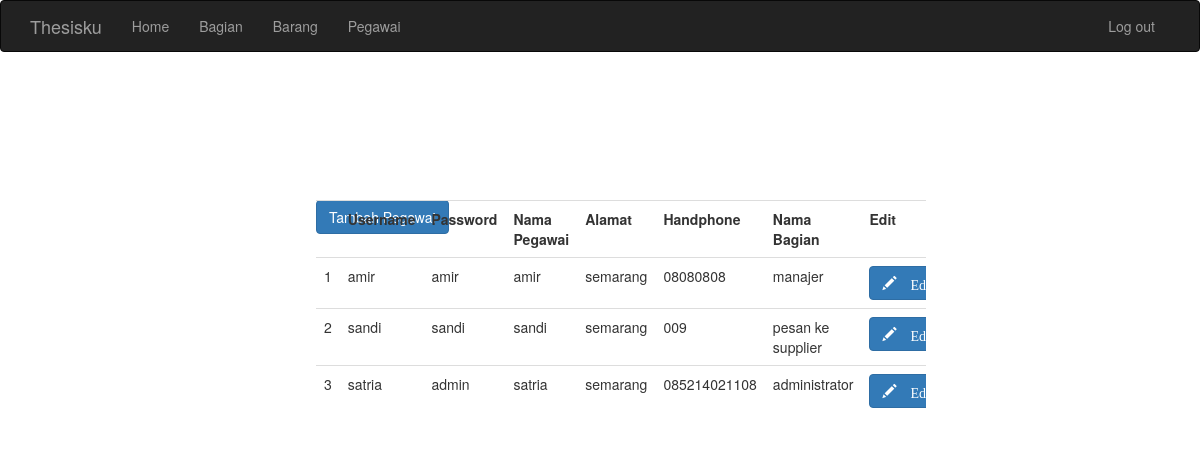
The app's page /admin/pegawai/index.php, older data.
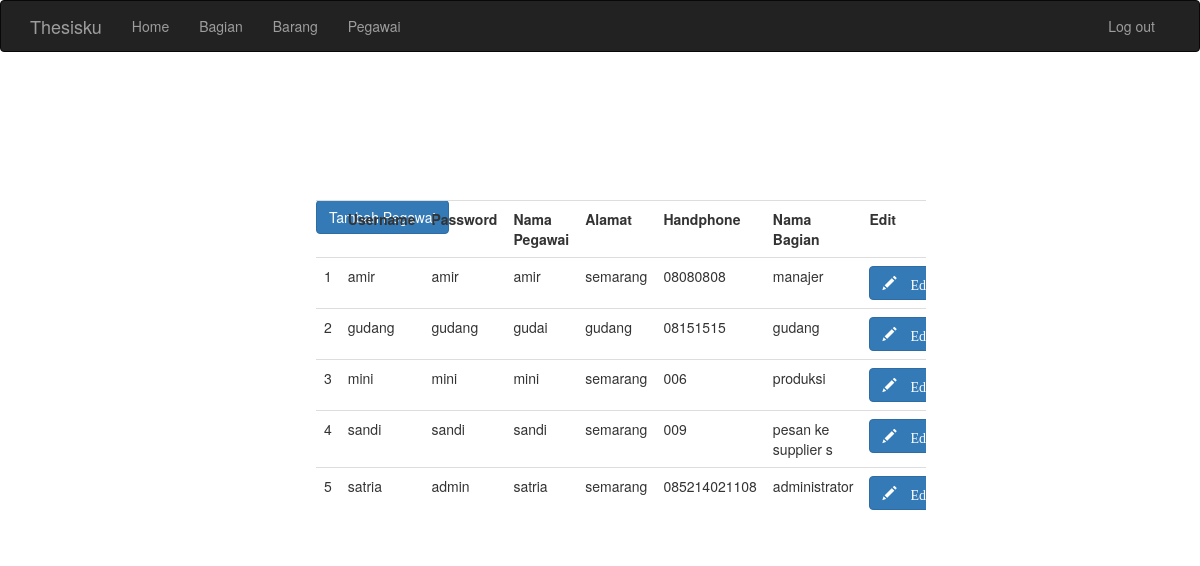
The same page, newer data.
### tables this page shows
CREATE TABLE `pegawai` (
  `id_pegawai` int(16) NOT NULL,
  `username` varchar(32) NOT NULL,
  `password` varchar(16) NOT NULL,
  `nama_pegawai` varchar(32) NOT NULL,
  `alamat_pegawai` varchar(64) NOT NULL,
  `hp_pegawai` varchar(16) NOT NULL,
  `id_bagian` int(8) NOT NULL
);

CREATE TABLE `bagian` (
  `id_bagian` int(8) NOT NULL,
  `nama_bagian` varchar(32) NOT NULL
);

### admin/pegawai/pegawai_konek.php (called while the page is built, shortened)
<?php
include "../../class/config.php";
include "../../class/pegawai.php";
	$d1 = new database();
	$conn = $d1->koneksidatabase();
	$PegawaiList = new pegawai($conn);
	$PegawaiList->PegawaiList();
	$DaftarPegawai = $PegawaiList->PegawaiList();
?>

### class/pegawai.php (called while the page is built, shortened)
<?php
	class pegawai
	{
		private $conn;
		function __construct($conn) {
			$this->conn = $conn;
		}
		function PegawaiList ()
		{
			$sqlPegawaiList = $this->conn->query("SELECT id_pegawai, username, password, nama_pegawai, alamat_pegawai, hp_pegawai, nama_bagian FROM pegawai NATURAL JOIN bagian ORDER BY nama_pegawai ASC ");
			while ($row = $sqlPegawaiList->fetch_assoc())
			{
				$data [] = $row;
			}
			return $data;
		}
	}
?>

### admin/pegawai/pegawai_tabel.php (the view, shortened to what this page needs)
<div class="container-fluid">
	<div class="row">
        <div class="col-md-8 col-md-offset-2">
            <div class="table-responsive">
                <table class="table">
                    <tr>
                        <th> </th>
                        <th> Username </th>
                        <th> Password </th>
                        <th> Nama Pegawai </th>
                        <th> Alamat </th>
                        <th> Handphone </th>
                        <th> Nama Bagian </th>
                        <th> Edit </th>
                    </tr>
                    <tr>
                    <?php
                        foreach ($DaftarPegawai as $key => $data) {
                    ?>
                        <td> <?php echo $key+1 ?> </td>
                        <td> <?php echo $data["username"] ?> </td>
                        <td> <?php echo $data["password"] ?> </td>
                        <td> <?php echo $data["nama_pegawai"] ?> </td>
                        <td> <?php echo $data["alamat_pegawai"] ?> </td>
                        <td> <?php echo $data["hp_pegawai"] ?> </td>
                        <td> <?php echo $data["nama_bagian"] ?> </td>
                        <td>
                            <a href="pegawai_form_edit.php?id=<?php echo $data['id_pegawai'] ?>">
                            <button type="button" class="btn btn-primary">
                                <span class="glyphicon glyphicon-pencil">
                                    Edit
                                </span>
                            </button>
                            </a>
                        </td>
                        </tr>
                        <?php
                        }
                    ?>
                </table>
            </div>
        </div>
	</div>
</div>

### admin/pegawai/index.php (shortened to what this page needs)
<?php
include "pegawai_konek.php";
?>
<!DOCTYPE html>
<html lang="en">
  <head>
    <link href="../../css/bootstrap.min.css" rel="stylesheet">
  </head>
  <body>
	<?php
		include "navbar.php";
		include "pegawai_tambah.php";
		include "pegawai_tabel.php";
	?>
  </body>
</html>

### admin/pegawai/navbar.php (shortened to what this page needs)
 <nav class="navbar navbar-inverse" role="navigation">
	<div class="container">
		<div class="navbar-header">
			<a class="navbar-brand" href="#">
				Thesisku
			</a>
		</div>
    <div class="collapse navbar-collapse" id="bs-example-navbar-collapse-1">
		<ul class="nav navbar-nav">
			<li><a href="../index.php"> Home </a></li>
            <li><a href="../bagian/index.php"> Bagian </a></li>
            <li><a href="../barang/index.php"> Barang </a></li>
            <li><a href="../pegawai/index.php"> Pegawai </a></li>
        </ul>
		<ul class="nav navbar-nav navbar-right">
        	<li><a href="#"> <?php echo $_SESSION['nama']?> </a></li>
			<li><a href="../../logout.php"> Log out </a></li>
		</ul>
    	</div>
	</div>
</nav>

### admin/pegawai/pegawai_tambah.php
<div class="container-fluid">
	<div class="row">
		<div class="col-md-7 col-md-offset-2">
<a href="pegawai_form.php"><input type="submit" class="btn btn-md btn-primary" name="Tambah Pegawai" value="Tambah Pegawai" ></a></br>
		</div>
	</div>
</div>
<br>

Row changes from the older to the newer data that the page shows:
added pegawai: username "gudang", password "gudang", nama_pegawai "gudai", alamat_pegawai "gudang", hp_pegawai "08151515", id_bagian.nama_bagian "gudang"
now on this page (row unchanged): pegawai: username "mini", password "mini", nama_pegawai "mini", alamat_pegawai "semarang", hp_pegawai "006", id_bagian.nama_bagian "produksi"
changed through a linked row, pegawai "sandi": id_bagian.nama_bagian "pesan ke supplier" → "pesan ke supplier s"
